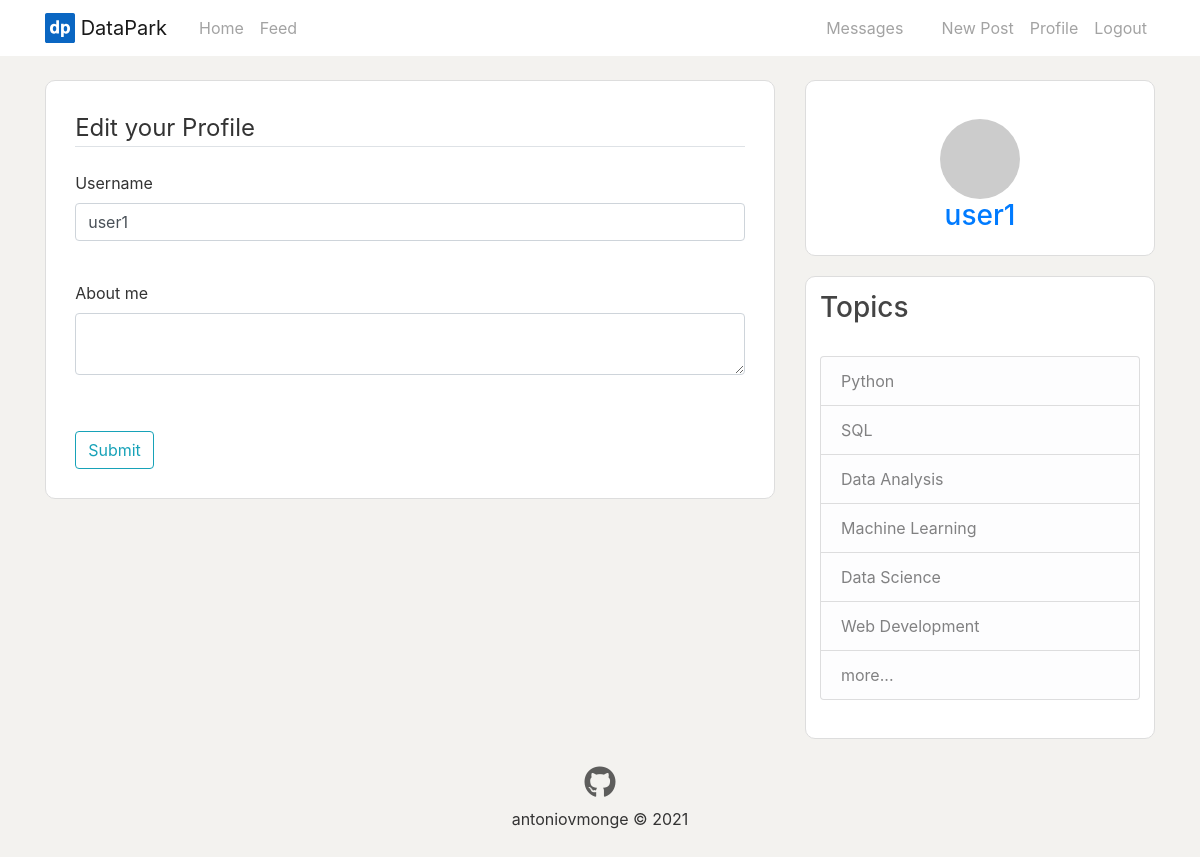
The page /edit_profile (signed in) on the database as committed earlier.
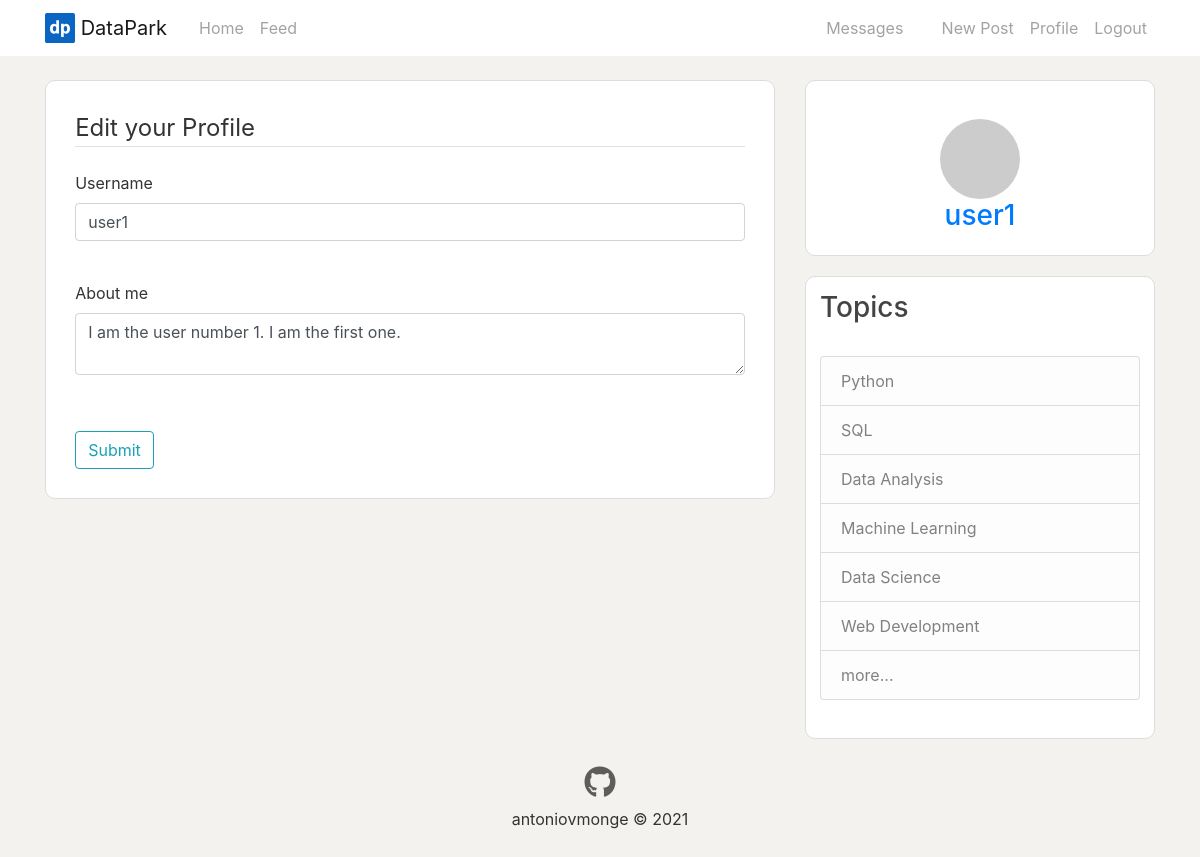
The same page on the database as committed later.
### app/models.py (models this page shows, shortened)
class User(UserMixin, db.Model):
    id = db.Column(db.Integer, primary_key=True)
    username = db.Column(db.String(64), index=True, unique=True)
    email = db.Column(db.String(120), index=True, unique=True)
    password_hash = db.Column(db.String(128))
    about_me = db.Column(db.String(140))
    last_seen = db.Column(db.DateTime, default=datetime.utcnow)
    posts = db.relationship('Post', backref='author', lazy='dynamic')
    followed = db.relationship(
        'User',
        secondary=followers,
        primaryjoin=(followers.c.follower_id == id),
        secondaryjoin=(followers.c.followed_id == id),
        backref=db.backref('followers', lazy='dynamic'),
        lazy='dynamic')
    messages_sent = db.relationship('Message',
                                    foreign_keys='Message.sender_id',
                                    backref='author', lazy='dynamic')
    messages_received = db.relationship('Message',
                                        foreign_keys='Message.recipient_id',
                                        backref='recipient', lazy='dynamic')
    last_message_read_time = db.Column(db.DateTime)
    notifications = db.relationship('Notification', backref='user',
                                    lazy='dynamic')
    def avatar(self, size):
        digest = md5(self.email.lower().encode('utf-8')).hexdigest()
        return f"https://www.gravatar.com/avatar/{digest}?d=identicon&s={size}"
    def new_messages(self):
        last_read_time = self.last_message_read_time or datetime(1900, 1, 1)
        return Message.query.filter_by(recipient=self).filter(
            Message.timestamp > last_read_time).count()

### app/users/routes.py (the view)
@bp.route('/edit_profile', methods=['GET', 'POST'])
@login_required
def edit_profile():
    form = EditProfileForm(current_user.username)
    if form.validate_on_submit():
        current_user.username = form.username.data
        current_user.about_me = form.about_me.data
        db.session.commit()
        flash('Your changes have been saved.')
        return redirect(url_for('users.user', username=current_user.username))
    elif request.method == 'GET':
        form.username.data = current_user.username
        form.about_me.data = current_user.about_me
    return render_template('users/edit_profile.html',
                        title='Edit Profile', form=form)

### app/users/forms.py (shortened to what this page needs)
class EditProfileForm(FlaskForm):
    username = StringField('Username', validators=[DataRequired()])
    about_me = TextAreaField('About me', validators=[Length(min=0, max=140)])
    submit = SubmitField('Submit')
    def __init__(self, original_username, *args, **kwargs):
        super(EditProfileForm, self).__init__(*args, **kwargs)
        self.original_username = original_username

### app/models.py (called while the page is built)
@login.user_loader
def load_user(id):
    return User.query.get(int(id))

### app/users/routes.py (called while the page is built)
@bp.before_request
def before_request():
    if current_user.is_authenticated:
        current_user.last_seen = datetime.utcnow()
        db.session.commit()

### app/templates/users/edit_profile.html (shortened to what this page needs)
{% extends "layout.html" %}
{% block content %}
    <div class="content-section">
        <form action="" method='post'>
            <fieldset class='form-group'>
                <legend class='border-bottom mb-4'>Edit your Profile</legend>
                <p>
                {{ form.username.label }}<br>
                {{ form.username(type="text", class="form-control") }}<br>
            </p>
            <p>
                {{ form.about_me.label }}<br>
                {{ form.about_me(type="text", class="form-control") }}<br>
            </p>
            </fieldset>
            <div>
                {{ form.submit(class='btn btn-outline-info') }}
            </div>
        </form>
    </div>
{% endblock content %}

### app/templates/layout.html (shortened to what the changed rows need)
<!DOCTYPE html>
<html lang="en">
    <head>
        <link rel="stylesheet" href="https://stackpath.bootstrapcdn.com/bootstrap/4.1.3/css/bootstrap.min.css">
        <link rel="stylesheet" type="text/css" href="{{ url_for('static', filename='main.css') }}">
    </head>
    <body>
        <main role='main' class='container'>
            <div class="row">
                <div class="col-md-8">
                    {% block content %}{% endblock content %}
                </div>
                <div class="col-md-4">
                    {% if current_user.is_authenticated %}
                        <div class="content-section text-center">
                            <br>
                            <img class="rounded-circle"  src="{{ current_user.avatar(64) }}">
                            <div>
                                <h3><a class="mr-2h" href="{{ url_for('users.user', username=current_user.username) }}">{{ current_user.username }}</a></h3>
                            </div>
                        </div>
                    {% endif %}
                </div>
            </div>
        </main>
    </body>
</html>

Rows that differ between the two databases and show on the page:
changed User "user1": about_me (not shown) → "I am the user number 1. I am the first one."
